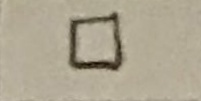
#> input picture datasets_creator/symbols/box/Cell_0_Test_13.jpg, 201 x 101 px; its folder holds only this picture in this run
$ python symbols_model_generator.py
#> lines starting #> are read from the running program, lines starting #| are printed output that depends on the picture; after the words box and inside, x2 and y2 are one past the last pixel; in counts of white or black regions, pixels touching at a corner belong together
import os

import cv2

DATA_SIZE = (100, 40)


def start():
    img_filenames = os.listdir(f'symbols')
    for i, fn in enumerate(img_filenames):
        print(f"Processing : {fn}")
        if not os.path.isdir(os.path.join('symbols', fn)):
            continue
        for i, f in enumerate(os.listdir(os.path.join('symbols', fn))):
            img = cv2.imread(os.path.join(os.path.join('symbols', fn), f))
#> img is the input picture: shape (101, 201, 3); mean B, G, R 146.1, 166.3, 174.5
            img = cv2.cvtColor(img, cv2.COLOR_BGR2GRAY)
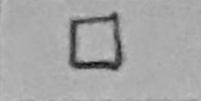
#> img: shape (101, 201); min 12, max 192, mean 166.4
            img = cv2.resize(img, DATA_SIZE)
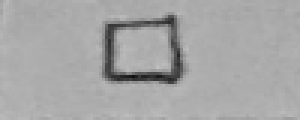
#> img: shape (40, 100) (shown 3 times larger); min 15, max 191, mean 166.4
            _, img = cv2.threshold(img, thresh=0, maxval=255, type=cv2.THRESH_BINARY + cv2.THRESH_OTSU)
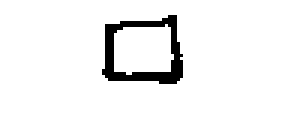
#> img: shape (40, 100) (shown 3 times larger); 94.4% white; 1 black region, box (x1, y1, x2, y2) and area: (34, 5, 61, 28) 224
            # cv2.imshow("img", img)
            cv2.imwrite(os.path.join("output", fn, f), img)
#> pass 2 of the loop in start, `for i, fn in enumerate(img_filenames):`:
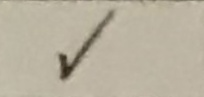
#> input picture datasets_creator/symbols/correct/Cell_13_Test_10.jpg, 204 x 97 px
#> in start, img is the input picture: shape (97, 204, 3); mean B, G, R 159.4, 177.4, 185
#> in start, `img = cv2.resize(img, DATA_SIZE)`:
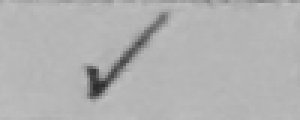
#> img: shape (40, 100) (shown 3 times larger); min 44, max 192, mean 177.6
#> in start, `_, img = cv2.threshold(img, thresh=0, maxval=255, type=cv2.THRESH_BINA..`:
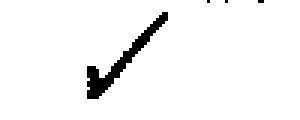
#> img: shape (40, 100) (shown 3 times larger); 96.1% white; 4 black regions (3 under 20 px), largest, box (x1, y1, x2, y2) and area: (29, 4, 56, 33) 152
#> pass 3 of the loop in start, `for i, fn in enumerate(img_filenames):`:
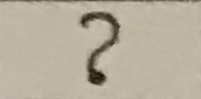
#> input picture datasets_creator/symbols/question/Cell_18_Test_10.jpg, 201 x 99 px
#> in start, img is the input picture: shape (99, 201, 3); mean B, G, R 157.8, 175.5, 183
#> in start, `img = cv2.resize(img, DATA_SIZE)`:
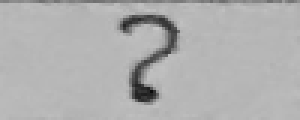
#> img: shape (40, 100) (shown 3 times larger); min 11, max 197, mean 175.7
#> in start, `_, img = cv2.threshold(img, thresh=0, maxval=255, type=cv2.THRESH_BINA..`:
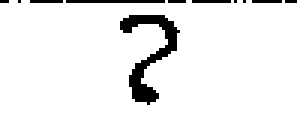
#> img: shape (40, 100) (shown 3 times larger); 93% white; 11 black regions (9 under 20 px), largest, box (x1, y1, x2, y2) and area: (40, 5, 60, 35) 195, (22, 0, 55, 1) 33


if __name__ == "__main__":
    start()
